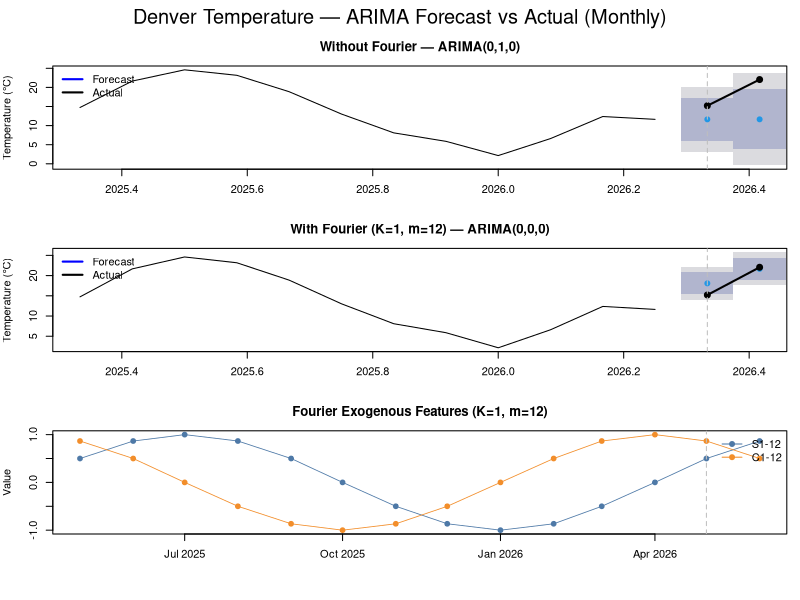

R code for this plot:
library(forecast)
library(lubridate)

# How many sine and cosine terms should be created?
# Results in 2*K extra exogenous terms
# Must be less than 2 / M - if k = 2 / M, it is
# equivalent to normal 
K <- 1

# Period of seasonality
M <- 12

# Monthly dataset of Denver temperature from the past 14 months.
# I used this dataset because it has strong seasonality.
# Data is from fetch_denver_temp.py.
df <- read.csv("denver_temperature.csv")
df$month <- as.Date(df$time)
df$time  <- NULL

train_df <- head(df, 12)
test_df  <- tail(df, 2)

start_train <- c(year(train_df$month[1]), month(train_df$month[1]))
ts_train    <- ts(train_df$temp, frequency = M, start = start_train)

start_test <- c(year(test_df$month[1]), month(test_df$month[1]))
ts_test    <- ts(test_df$temp, frequency = M, start = start_test)

cat(sprintf("Train: %s to %s (%d months)\n",
  train_df$month[1], tail(train_df$month, 1), nrow(train_df)))
cat(sprintf("Test:  %s to %s (%d months)\n",
  test_df$month[1], tail(test_df$month, 1), nrow(test_df)))


fit_and_forecast <- function(ts_train, use_fourier, h) {
  if (use_fourier) {
    xreg_train <- fourier(ts_train, K = K)
    xreg_test  <- fourier(ts_train, K = K, h = h)
    fit <- auto.arima(ts_train, xreg = xreg_train, seasonal = FALSE)
    fc  <- forecast(fit, xreg = xreg_test, h = h)
  } else {
    fit <- auto.arima(ts_train, seasonal = FALSE)
    fc  <- forecast(fit, h = h)
  }
  list(fit = fit, fc = fc)
}

cat("\n--- Without Fourier ---\n")
result_plain   <- fit_and_forecast(ts_train, use_fourier = FALSE, h = nrow(test_df))
print(summary(result_plain$fit))

cat("\n--- With Fourier ---\n")
result_fourier <- fit_and_forecast(ts_train, use_fourier = TRUE,  h = nrow(test_df))
print(summary(result_fourier$fit))

fmt_order <- function(fit) {
  o <- arimaorder(fit)
  sprintf("ARIMA(%d,%d,%d)", o["p"], o["d"], o["q"])
}

# Fourier features for full date range (train + test)
xreg_all  <- rbind(fourier(ts_train, K = K), fourier(ts_train, K = K, h = nrow(test_df)))
all_times <- df$month


par(mfrow = c(3, 1), mar = c(3, 4, 3, 1), oma = c(2, 0, 2, 0))

vline_x <- start_test[1] + (start_test[2] - 1) / M

for (entry in list(
  list(result = result_plain,   label = "Without Fourier"),
  list(result = result_fourier, label = sprintf("With Fourier (K=%d, m=%d)", K, M))
)) {
  fc    <- entry$result$fc
  title <- sprintf("%s — %s", entry$label, fmt_order(entry$result$fit))
  plot(fc, main = title, ylab = "Temperature (°C)", xlab = "")
  lines(ts_test, col = "black", lwd = 2, type = "o", pch = 19)
  abline(v = vline_x, col = "gray", lty = 2)
  legend("topleft", legend = c("Forecast", "Actual"),
         col = c("blue", "black"), lty = 1, lwd = 2, bty = "n")
}

colors <- palette.colors(ncol(xreg_all), palette = "tableau10")
plot(all_times, xreg_all[, 1], type = "o", col = colors[1], pch = 19, lwd = 0.8,
     ylim = range(xreg_all), main = sprintf("Fourier Exogenous Features (K=%d, m=%d)", K, M),
     ylab = "Value", xlab = "Date")
for (i in seq(2, ncol(xreg_all))) {
  lines(all_times, xreg_all[, i], type = "o", col = colors[i], pch = 19, lwd = 0.8)
}
abline(v = test_df$month[1], col = "gray", lty = 2)
legend("topright", legend = colnames(xreg_all),
       col = colors, lty = 1, pch = 19, bty = "n")

mtext("Denver Temperature — ARIMA Forecast vs Actual (Monthly)", outer = TRUE, cex = 1.2)
